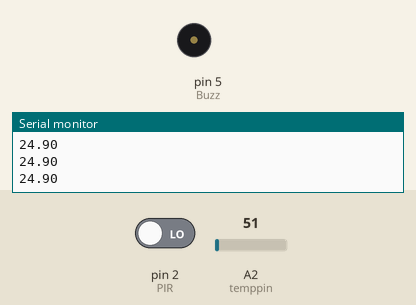
A sketch run on a simulated Arduino Uno, built with avr-gcc and run on an emulated ATmega328P. Shown: buzzer (waves = sounding), the last lines printed to the serial monitor. The inputs (shaded band) are chosen by the test bench; at power-on: A2 (temppin) = 51, pin 2 (PIR) LOW.

Above: at 1.2 s.
1.3 s: A2 (temppin) set to 116
2.8 s: A2 (temppin) set to 133
At 3.8 s:
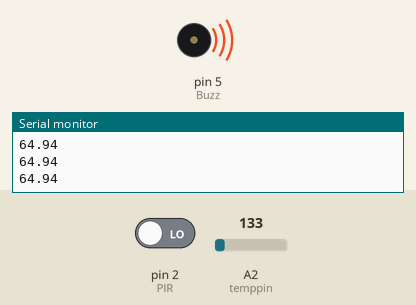
Timing chart, 0 to 5.8 s (numbered marks = the images above; inputs shaded):
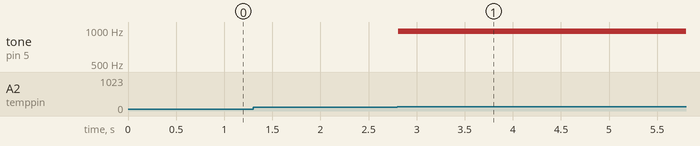

Measured:
- the behaviour switches between 122 and 123 on A2 (temppin) (found by bisection; images 0 and 1)
- after the input at 2.8 s, tone on pin 5 (Buzz): silent → 977 Hz at once

The sketch:

cool_luulia_hango1__coding.ino
```cpp
// C++ code
//
int temppin=A2;
float temp=0;
int LED;
int Buzz=5;
int PIR=2;
int val=0;
void setup(){
  Serial.begin(9600);
  pinMode(Buzz,OUTPUT);
  pinMode(PIR,INPUT);
  pinMode(temppin,INPUT);
  analogWrite(Buzz,0);
}
void loop(){
  temp=analogRead(temppin);
  temp=temp*0.48828125;
  Serial.println(temp);
  val=digitalRead(PIR);
  if(val==HIGH){
    digitalWrite(LED,HIGH);
    digitalWrite(Buzz,HIGH);
    Serial.println("Movement Detected");
  }
  if(temp>60)
  {
    for(int i=0;i<=254;i++)
    {
      analogWrite(Buzz,i);
    }
    int i=255;
  }
  else
  {
    analogWrite(Buzz,0);
  }
}
     
```
